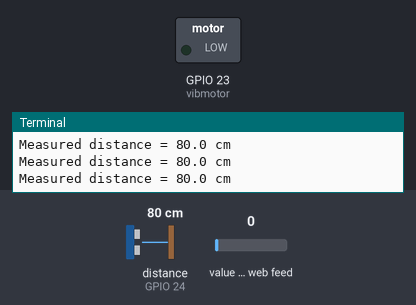
Bench run of a program on a simulated Raspberry Pi (BCM pin numbers). Shown: switched loads named in the program (green lamp = pin HIGH), the last lines printed to the terminal. Inputs (shaded band) come from the test bench; at power-on: distance to the obstacle (sensor on GPIO 24) 80 cm, value of the web feed 0. The echo pulse lasts 58.3 µs per cm; requests to the public web service named in the program get a made-up reply in its usual format after 0.4 s (London, UTC, broken clouds, 64 % humidity, 1013 hPa unless stated); the clock reads 2024-03-15 10:24:30 at power-on unless the program sets it; pins used as bus, display or sensor lines are not drawn.

Above: at 1.2 s.
1.3 s: distance to the obstacle (sensor on GPIO 24) set to 6 cm
3.2 s: distance to the obstacle (sensor on GPIO 24) set to 3 cm
At 4.7 s:
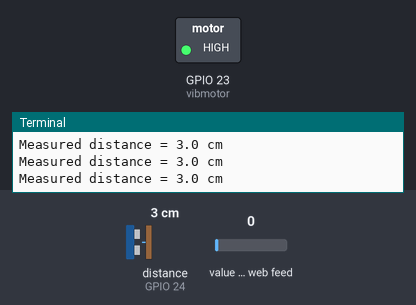
Timing chart, 0 to 6.2 s (numbered marks = the images above; inputs shaded):
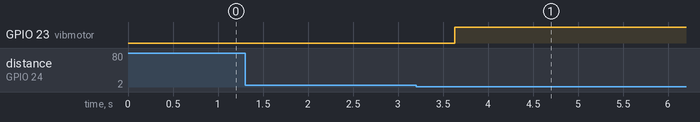

Measured:
- the behaviour switches between 5 and 4 cm on distance to the obstacle (sensor on GPIO 24) (found by bisection; images 0 and 1)
- after the input at 3.2 s, GPIO 23 (vibmotor): LOW → HIGH after 0.43 s

The program:

ultravib.py
```python
#!/usr/bin/python
#-*- coding: utf-8 -*-

import RPi.GPIO as GPIO
import time
import urllib2
import json

url = 'https://temp-data-cf6e2.firebaseio.com/tempdata.json'


GPIO.setmode(GPIO.BCM)

trigger = 18
echo = 24
vibmotor = 23

GPIO.setup(trigger, GPIO.OUT)
GPIO.setup(echo, GPIO.IN)
GPIO.setup(vibmotor, GPIO.OUT)

def distance():
        #set trigger to high
        GPIO.output(trigger, True)

        #set trigger after 0.01ms to low
        time.sleep(0.00001)
        GPIO.output(trigger, False)

        StartTime = time.time()
        StopTime = time.time()

        #save StartTime
        while GPIO.input(echo) == 0:
                StartTime = time.time()

        #save time of arrival
        while GPIO.input(echo) == 1:
                StopTime = time.time()


        #time difference between start and arrival
        TimeElapsed = StartTime - StopTime

        distance = (TimeElapsed * 34300)/2

        return abs(distance)

def sendData(distance):
        postdata = {
                'Distance': distance
  }

        req = urllib2.Request(url)
        req.add_header('Content-Type','application/json')
        data = json.dumps(postdata)

        response = urllib2.urlopen(req,data)

def checkDist(distance):
	if distance <= 5:
		return 1

	else:
		return 0

if __name__ == '__main__':
	try:
                while True:
                        dist = distance()
                        print("Measured distance = %.1f cm" %dist)
                        sendData(dist)
			if checkDist(dist) == 1 :
				GPIO.output(vibmotor, GPIO.HIGH)

                        #time.sleep(1)

        except KeyboardInterrupt:
                print "-- Measurement Stopped --"
                GPIO.cleanup()
```
